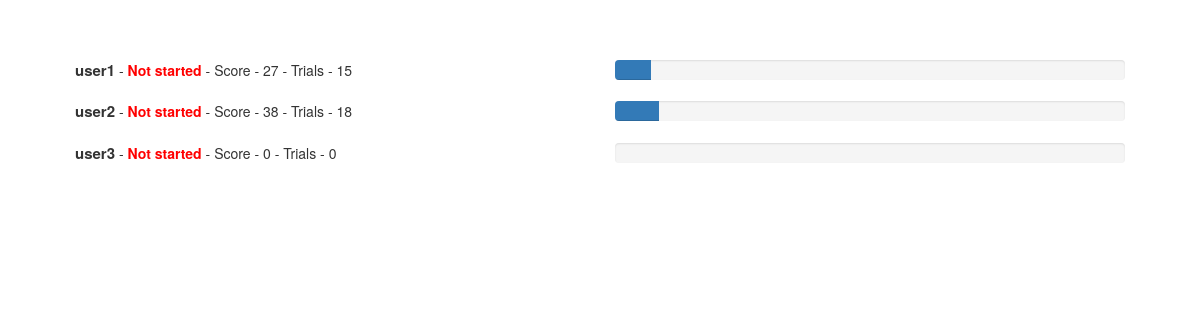
/realtime, run on an earlier commit of the app's database.
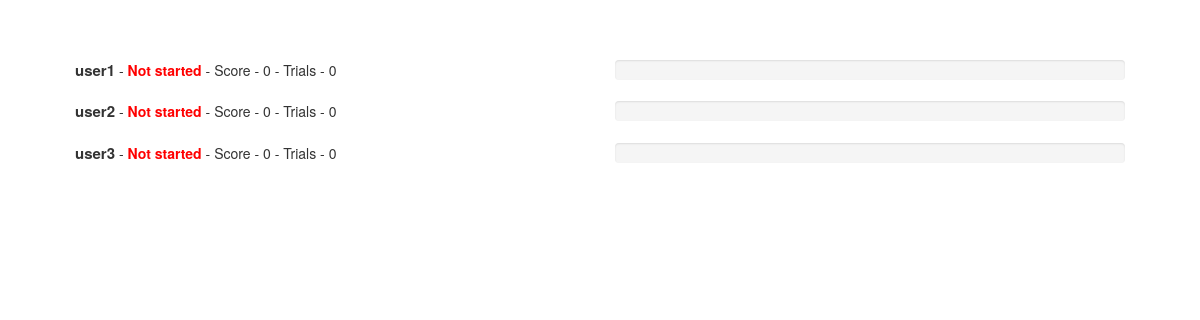
And on a later commit of the database.
### app/models/users.py (models this page shows, shortened)
class User(UserMixin, db.Model):
    __tablename__ = 'users'
    id = db.Column(db.Integer, primary_key=True)
    email = db.Column(db.String(64), unique=True, index=True)
    username = db.Column(db.String(64), unique=True, index=True)
    password_hash = db.Column(db.String(128))
    confirmed = db.Column(db.Boolean, default=True)
    avatar_hash = db.Column(db.String(32))
    member_since = db.Column(db.DateTime, default=datetime.utcnow)
    total_reps = db.Column(db.Integer, default=0)
    last_index = db.Column(db.Integer, default=0)
    score = db.Column(db.Integer, default=0)
    if DESIGN == 2:
        x = [str(randint(1,2)), '3']
    else:
        x = [str(i) for i in list(range(1,4))]
    shuffle(x)
    x = ['3','2']
    x = ','.join(x)
    scheduler_order = db.Column(db.String, default=x)
    set_num = db.Column(db.Integer, default=1)
    feedback_1 = db.Column(db.Text, default='')
    feedback_2 = db.Column(db.Text, default='')
    feedback_3 = db.Column(db.Text, default='')
    sequential_cycle = db.Column(db.Integer, default=1)
    started = db.Column(db.Integer, default=0)
    last_time = db.Column(db.Integer)
    collections = db.relationship('FlashcardCollection', backref='user', lazy='dynamic')
    @property
    def password(self):
        raise AttributeError('Password is not a readable Attribute')

### app/main/views.py (the view)
@main.route('/realtime')
def realtime():
    sqlite_file = 'data-dev.sqlite'
    user_ids = []
    values = []
    conn = sqlite3.connect(sqlite_file)
    c = conn.cursor()
    for row in c.execute("SELECT rowid, * FROM users"):
        user_ids.append(row[3])
        values.append(str(row[-2]) + ',' + str(row[-9]) + ',' + str(row[-11]))
    ls = dict(zip(user_ids, values))
    return render_template('realtime.html', ls=ls)

### app/auth/views.py (called while the page is built)
@auth.before_app_request
def before_request():
    if current_user.is_authenticated:
        if not current_user.confirmed \
                and request.endpoint \
                and request.endpoint[:5] != 'auth.' \
                and request.endpoint != 'static':
            return redirect(url_for('auth.unconfirmed'))

### app/main/views.py (called while the page is built)
@main.after_app_request
def after_request(response):
    for query in get_debug_queries():
        if query.duration >= current_app.config['FLASHCARD_SLOW_DB_QUERY_TIME']:
            current_app.logger.warning(
                'Slow query: %s\nParameters: %s\nDuration: %fs\nContext: %s\n' %
                (query.statement, query.parameters, query.duration, query.context))
    return response

### app/templates/realtime.html (shortened to what this page needs)
{% extends "base2.html" %}
{% block page_content %}
        {% for key in ls.keys() %}
            <div class="row">
              <div class="col-sm-6">
                <b style="font-size: 15px">{{key}}</b>{% if ls[key].split(',')[0] == '0' %} - <b class="red">Not started</b>{% else %} - <b class="green">Started</b>{% endif %} - Score - {{ls[key].split(',')[1]}} - Trials - {{ls[key].split(',')[2]}}
              </div>
              <div class="col-sm-6">
                <div class="progress" style="margin-bottom:0">
                  <div class="progress-bar"role="progressbar" aria-valuenow="{{(ls[key].split(',')[2]|int/210)*100}}" aria-valuemin="0" aria-valuemax="100" style="width:{{(ls[key].split(',')[2]|int/210)*100}}%"></div>
                </div>
              </div>
            </div>
          <br/>
        {% endfor %}
{% endblock %}

What changed in the data, as far as the page shows it:
changed User "user1": username "27" → "0"; username "15" → "0"
changed User "user2": username "38" → "0"; username "18" → "0"
